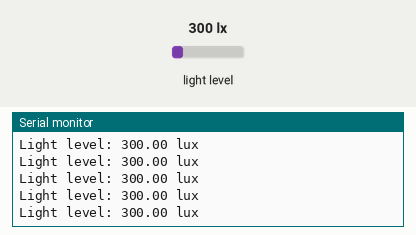
Bench run of a sketch on a simulated Raspberry Pi Pico. Parts: the last lines printed to the serial monitor. Inputs (shaded band) come from the test bench; at power-on: light level 300 lx.

Above: at 1.2 s.
1.3 s: light level set to 40 lx
At 1.31 s:
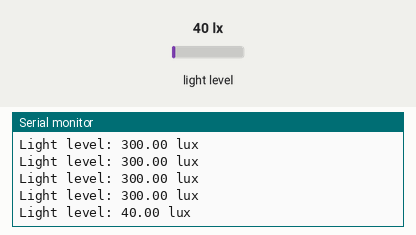
2.8 s: light level set to 500 lx
At 2.81 s:
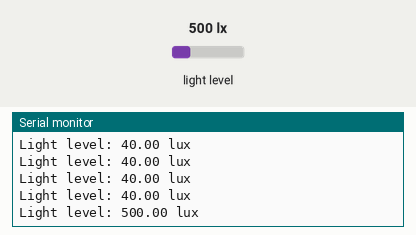
Timing chart, 0 to 5.8 s (numbered marks = the images above; inputs shaded):
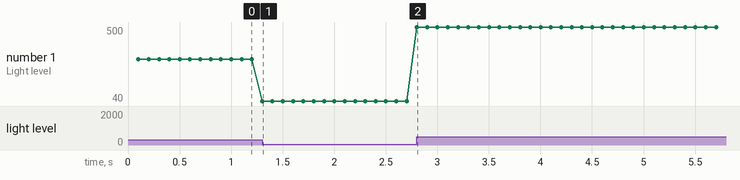

The sketch:

bh1750_light_sensor.ino
```cpp
// snippet: bh1750_light_sensor
// tags: input, bh1750, light-sensor, lux, i2c, ambient-light
// boards: avr, esp32, megaavr, nano33iot, romi32u4, rp2040
// library: BH1750
// description: Read ambient light level (lux) from BH1750 I2C sensor
// prompts: BH1750, light level, lux, ambient light, BH1750 I2C, light meter
// exact-include: Wire.h, BH1750.h

#include <Wire.h>
#include <BH1750.h>

BH1750 lightMeter;
unsigned long prevMs = 0;

void setup() {
  Serial.begin(9600);
  Wire.begin();
  lightMeter.begin(BH1750::CONTINUOUS_HIGH_RES_MODE);
}

void loop() {
  unsigned long now = millis();
  if (now - prevMs < 100) return;
  prevMs = now;

  float lux = lightMeter.readLightLevel();

  Serial.print("Light level: ");
  Serial.print(lux);
  Serial.println(" lux");
}
```

Measured:
- after the input at 1.3 s, the serial monitor: prints a new line at once (image 1)
- after the input at 2.8 s, the serial monitor: prints a new line at once (image 2)
- plotted number 1: 300 → 40 after the input at 1.3 s, 40 → 500 after the input at 2.8 s
